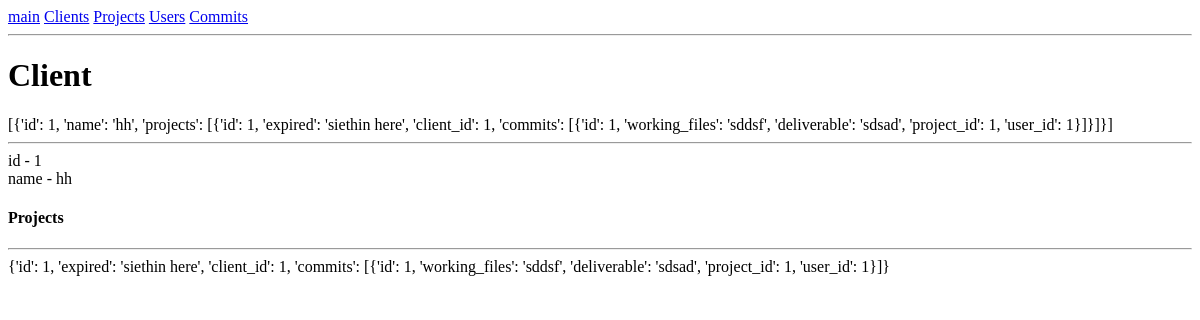
Before: /client/1 with the older database file.
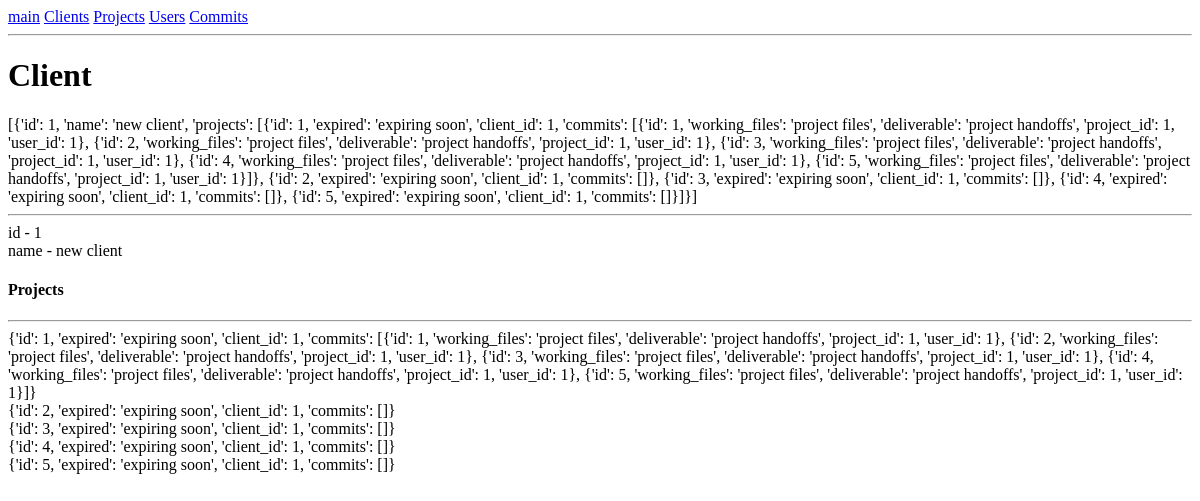
After: the same page with the newer database file.
### app.py (models this page shows, shortened)
class Client(db.Model):
    id = db.Column(db.Integer, primary_key=True)
    name = db.Column(db.String)
    projects = db.relationship('Project',
        backref=db.backref('Clients', lazy=True))

class Project(db.Model):
    id = db.Column(db.Integer, primary_key=True)
    expired = db.Column(db.String)
    client_id = db.Column(db.Integer, db.ForeignKey('client.id'),
        nullable=False)
    commits = db.relationship('Commit',
        backref=db.backref('Project', lazy=True))

### app.py (the view)
@app.route('/client/<int:id>')
def client(id):
    data = module.func.client_get(id)
    return render_template('client.html', data=data)

### module/func.py (called while the page is built)
def scheme_project(row):
    commits = []
    for commit in row.commits:
        commits.append(scheme_commit(commit))
    return {
        'id': row.id,
        'expired': row.expired,
        'client_id': row.client_id,
        'commits': commits
    }

def scheme_commit(row):
    return {
        'id': row.id,
        'working_files': row.working_files,
        'deliverable': row.deliverable,
        'project_id': row.project_id,
        'user_id': row.user_id
    }

def scheme_client(row):
    projects = []
    for project in row.projects:
        projects.append(scheme_project(project))
    return {
        'id': row.id,
        'name': row.name,
        'projects': projects
    }

def client_get(id):
    row = app.Client.query.filter_by(id=id).first()
    if row != None:
        output = []
        x = scheme_client(row)
        output.append(x)
        return output
    return []

### templates/client.html
{% extends "base.html" %}
{% block content %}
<h1>Client</h1>
{{data}}
<hr>
<div>
        {% for column, value in data.0.items() %}
        {% if column == 'projects' %}
        {% if column|length > 0 %}
        <h4>Projects</h4>
        <hr>
        {% for project in value %}
        {{project}}<br>
        {% endfor %}
        {% endif %}
        {% else %}
        {{column}} - {{value}}<br>
        {% endif %}
        {% endfor %}
        </div>
{% endblock %}

Changed rows visible on the page:
changed Client: name "hh" → "new client"
changed Project (number 1 of 5 on the later page): project "{'id': 1, 'expired': 'siethin here', 'client_id': 1, 'commits': [{'id': 1, 'working_files': 'sddsf', 'deliverable': 'sdsad', 'project_id': 1, 'user_id': 1}]}" → "{'id': 1, 'expired': 'expiring soon', 'client_id': 1, 'commits': [{'id': 1, 'working_files': 'project files', 'deliverable': 'project handoffs', 'project_id': 1, 'user_id': 1}, {'id': 2, 'working_files': 'project files', 'deliverable': 'project handoffs', 'project_id': 1, 'user_id': 1}, {'id': 3, 'working_files': 'project files', 'deliverable': 'project handoffs', 'project_id': 1, 'user_id': 1}, {'id': 4, 'working_files': 'project files', 'deliverable': 'project handoffs', 'project_id': 1, 'user_id': 1}, {'id': 5, 'working_files': 'project files', 'deliverable': 'project handoffs', 'project_id': 1, 'user_id': 1}]}"
now on this page (row edited): Project: project "{'id': 2, 'expired': 'expiring soon', 'client_id': 1, 'commits': []}"
added Project: project "{'id': 3, 'expired': 'expiring soon', 'client_id': 1, 'commits': []}"
added Project: project "{'id': 4, 'expired': 'expiring soon', 'client_id': 1, 'commits': []}"
added Project: project "{'id': 5, 'expired': 'expiring soon', 'client_id': 1, 'commits': []}"
Other visible differences:
{{ data }}: "[{'id': 1, 'name': 'hh', 'projects': [{'id': 1, 'expired': 'siethin here', 'client_id': 1, 'commits': [{'id': 1, 'working_files': 'sddsf', 'deliverable': 'sdsad', 'project_id': 1, 'user_id': 1}]}]}]" → "[{'id': 1, 'name': 'new client', 'projects': [{'id': 1, 'expired': 'expiring soon', 'client_id': 1, 'commits': [{'id': 1, 'working_files': 'project files', 'deliverable': 'project handoffs', 'project_id': 1, 'user_id': 1}, {'id': 2, 'working_files': 'project files', 'deliverable': 'project handoffs', 'project_id': 1, 'user_id': 1}, {'id': 3, 'working_files': 'project files', 'deliverable': 'project handoffs', 'project_id': 1, 'user_id': 1}, {'id': 4, 'working_files': 'project files', 'deliverable': 'project handoffs', 'project_id': 1, 'user_id': 1}, {'id': 5, 'working_files': 'project files', 'deliverable': 'project handoffs', 'project_id': 1, 'user_id': 1}]}, {'id': 2, 'expired': 'expiring…"
